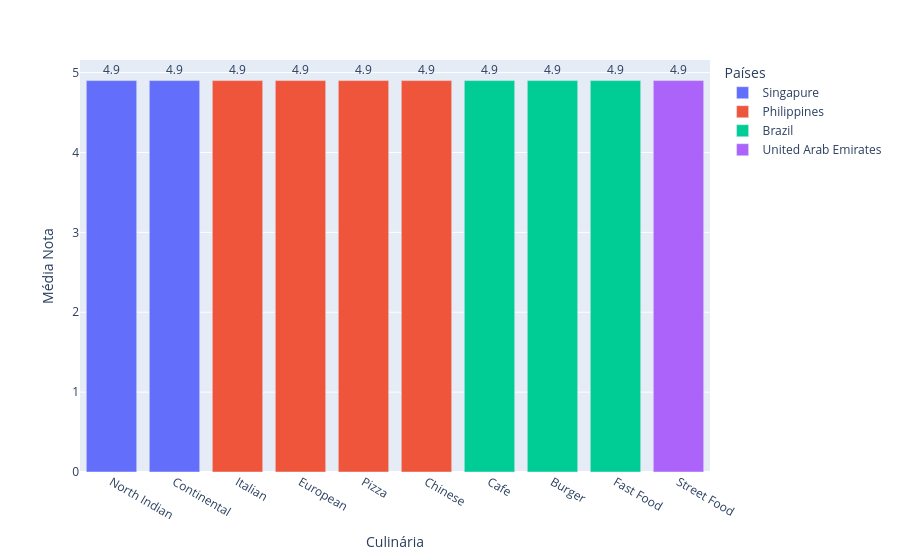

Notebook source saved alongside this figure:
### Code cell
# Top 10 melhores culinarias
def top_culinarias(df):
    culinaria_nota_media = (df.loc[ : , ['cuisines', 'aggregate_rating', 'restaurant_id', 'country_name']].groupby('cuisines')
                            .agg(
                                maior_nota = ('aggregate_rating', 'max'),
                                menor_id = ('restaurant_id', 'min'),
                                country_name=('country_name', 'first')
                            ).sort_values(by=['maior_nota', 'menor_id'] , ascending=[False, True]).reset_index().head(10))
    
    fig = px.bar(culinaria_nota_media, x='cuisines', y='maior_nota', text='maior_nota', labels={'country_name': 'Países'} )
    fig.update_layout(
                      xaxis_title='Culinária',
                      yaxis_title='Média Nota'
                      )
    
    fig.update_traces(textposition='outside')

    return fig

top_culinarias(df)

### Figure 1 — Plotly figure (JSON) as saved in the notebook; plotly's stock layout.template omitted (floating-point values rounded to 4 significant figures)
{"data": [{"alignmentgroup": "True", "hovertemplate": "Países=Singapure<br>cuisines=%{x}<br>maior_nota=%{text}<extra></extra>", "legendgroup": "Singapure", "marker": {"color": "#636efa", "pattern": {"shape": ""}}, "name": "Singapure", "offsetgroup": "Singapure", "orientation": "v", "showlegend": true, "text": [4.9, 4.9], "textposition": "outside", "type": "bar", "x": ["North Indian", "Continental"], "xaxis": "x", "y": [4.9, 4.9], "yaxis": "y"}, {"alignmentgroup": "True", "hovertemplate": "Países=Philippines<br>cuisines=%{x}<br>maior_nota=%{text}<extra></extra>", "legendgroup": "Philippines", "marker": {"color": "#EF553B", "pattern": {"shape": ""}}, "name": "Philippines", "offsetgroup": "Philippines", "orientation": "v", "showlegend": true, "text": [4.9, 4.9, 4.9, 4.9], "textposition": "outside", "type": "bar", "x": ["Italian", "European", "Pizza", "Chinese"], "xaxis": "x", "y": [4.9, 4.9, 4.9, 4.9], "yaxis": "y"}, {"alignmentgroup": "True", "hovertemplate": "Países=Brazil<br>cuisines=%{x}<br>maior_nota=%{text}<extra></extra>", "legendgroup": "Brazil", "marker": {"color": "#00cc96", "pattern": {"shape": ""}}, "name": "Brazil", "offsetgroup": "Brazil", "orientation": "v", "showlegend": true, "text": [4.9, 4.9, 4.9], "textposition": "outside", "type": "bar", "x": ["Cafe", "Burger", "Fast Food"], "xaxis": "x", "y": [4.9, 4.9, 4.9], "yaxis": "y"}, {"alignmentgroup": "True", "hovertemplate": "Países=United Arab Emirates<br>cuisines=%{x}<br>maior_nota=%{text}<extra></extra>", "legendgroup": "United Arab Emirates", "marker": {"color": "#ab63fa", "pattern": {"shape": ""}}, "name": "United Arab Emirates", "offsetgroup": "United Arab Emirates", "orientation": "v", "showlegend": true, "text": [4.9], "textposition": "outside", "type": "bar", "x": ["Street Food"], "xaxis": "x", "y": [4.9], "yaxis": "y"}], "layout": {"barmode": "relative", "legend": {"title": {"text": "Países"}, "tracegroupgap": 0}, "margin": {"t": 60}, "xaxis": {"anchor": "y", "domain": [0, 1], "title": {"text": "Culinária"}}, "yaxis": {"anchor": "x", "domain": [0, 1], "title": {"text": "Média Nota"}}}}
